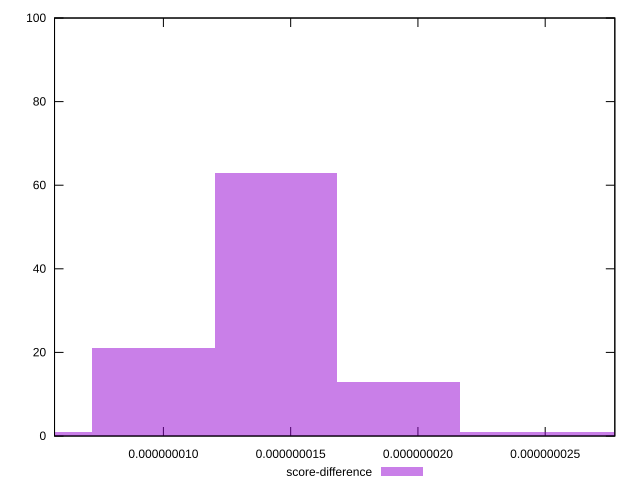

gnuplot code for this plot:
reset

$scoreDifference <<EOF
1.4425725548616481e-8 63
1.9234300731488642e-8 13
9.617150365744321e-9 21
4.8085751828721605e-9 1
2.4042875914360802e-8 1
2.8851451097232963e-8 1
EOF

set key outside below
set boxwidth 4.8085751828721605e-9
set xrange [5.7224148752865744e-9:2.7735791885419303e-8]
set yrange [0:100]
set trange [0:100]
set style fill transparent solid 0.5 noborder
set terminal svg size 640, 490 enhanced background rgb 'white'
set output "reprap/bootup-time/samples/pages+cached+noexternal+nofonts/score-difference/histogram.svg"

plot $scoreDifference title "score-difference" with boxes

reset
